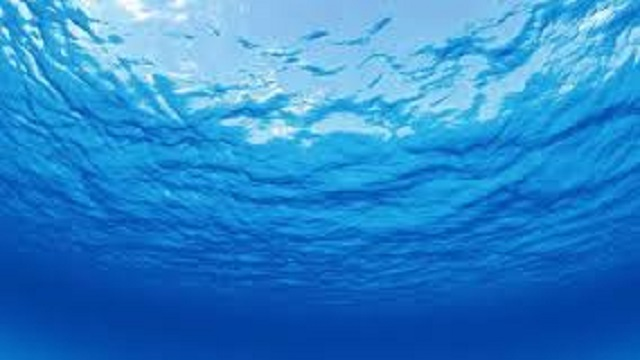
#> input picture Image Processing/Lab 4/water.jpg, 640 x 360 px
$ jupyter execute C22388703_Transformation_3.ipynb
#> lines starting #> are read from the running program, lines starting #| are printed output that depends on the picture
# Image Maths

### Adding, multiplying images.

[cell 1]
import cv2 as cv2
import numpy as np
from matplotlib import pyplot as plt
from matplotlib import image as image

water = cv2.imread('water.jpg')
#> water is the input picture: shape (360, 640, 3); mean B, G, R 204.6, 134.2, 43.1
orange = cv2.imread('orange.png')
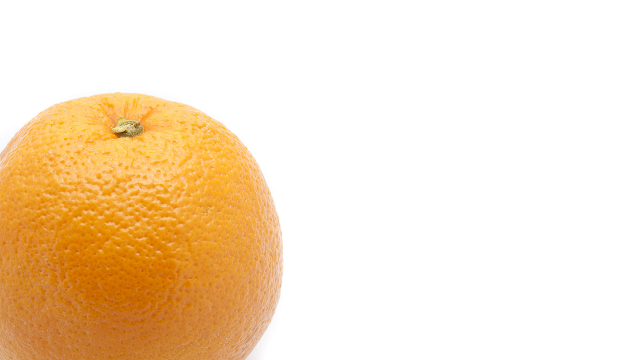
#> input picture Image Processing/Lab 4/orange.png, 640 x 360 px
#> orange is the input picture: shape (360, 640, 3); mean B, G, R 199.2, 226, 246.9

water = cv2.cvtColor(water, cv2.COLOR_BGR2RGB)
orange = cv2.cvtColor(orange, cv2.COLOR_BGR2RGB)

water2 = water.copy()
orange2 = orange.copy()

water = cv2.multiply(water, 0.4, scale = 1)
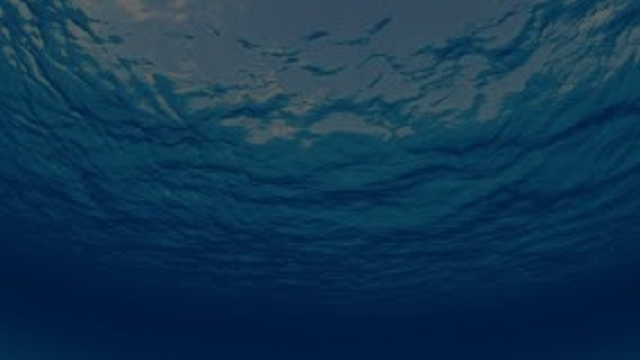
#> water: shape (360, 640, 3); mean R, G, B 17.2, 53.7, 81.8
orange = cv2.multiply(orange, 0.6, scale = 1)
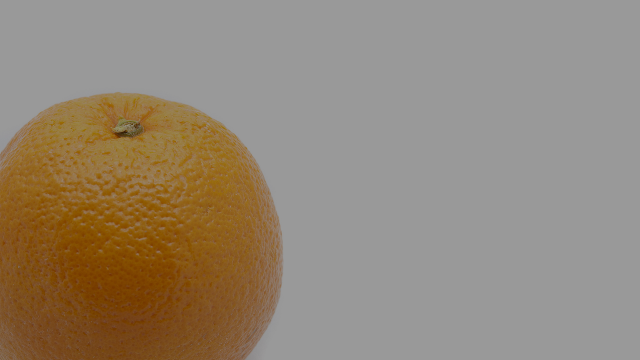
#> orange: shape (360, 640, 3); mean R, G, B 148.1, 135.6, 119.5

newImg = cv2.add(water, orange)
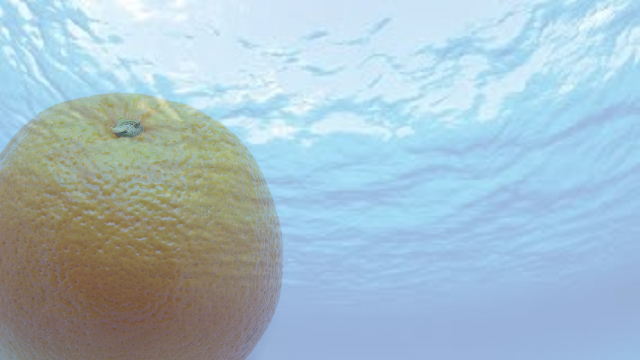
#> newImg: shape (360, 640, 3); mean R, G, B 165.4, 189.3, 201.4
weightedImg = cv2.addWeighted(water2, 0.4, orange2, 0.6, 1 )


plt.imshow(water)
plt.show()
plt.imshow(orange)
plt.show()
plt.imshow(newImg)
plt.show()
plt.imshow(weightedImg)
